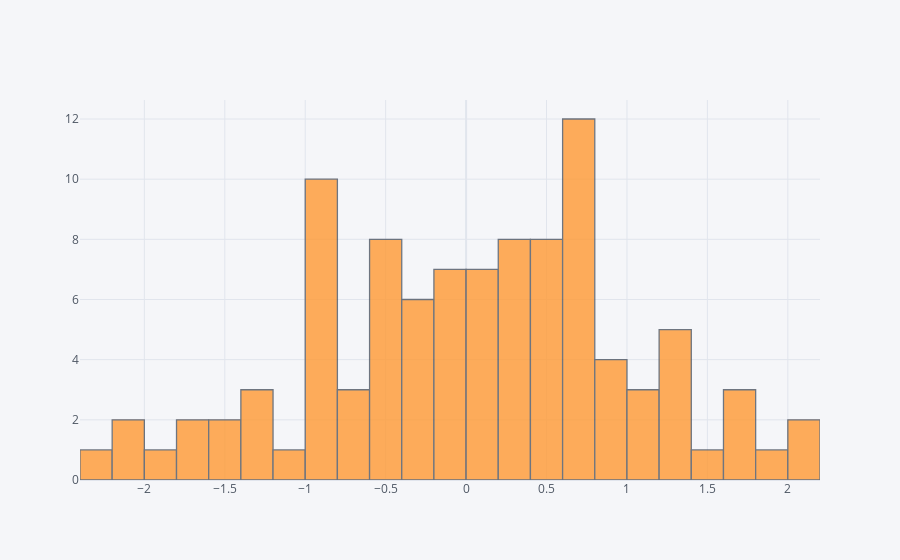

The cell this chart's notebook holds for it:
### Markdown cell above
## histogram

### Code cell
df['A'].iplot(kind='hist',bins=25)

### Figure 1 — Plotly figure (JSON) as saved in the notebook; plotly's stock layout.template omitted (floating-point values rounded to 4 significant figures)
{"data": [{"histfunc": "count", "histnorm": "", "marker": {"color": "rgba(255, 153, 51, 1.0)", "line": {"color": "#4D5663", "width": 1.3}}, "name": "A", "nbinsx": 25, "opacity": 0.8, "orientation": "v", "type": "histogram", "x": [0.5812, 0.6512, -0.8044, -1.54, -0.3912, 0.893, -2.075, -0.9038, -0.4334, 2.019, 1.249, 0.7117, 1.81, 0.899, 0.4581, -0.03339, -0.8868, 0.2457, 0.2943, -0.2487, -0.8985, 0.2276, 0.4402, -0.7187, -0.009221, 0.4921, -1.617, 0.4035, 1.091, 0.6052, -0.8538, 0.272, 0.6088, 1.759, -0.2236, -0.5422, -0.4438, 0.4339, 1.161, -0.7521, -0.5257, -1.174, 1.281, 0.6554, 0.01319, -0.4092, 0.2874, -0.9481, 0.6453, -1.264, -0.4698, 0.1779, -0.9037, 0.6301, 0.9234, 1.218, 0.2304, -0.1702, -1.48, -0.8659, 1.056, -0.5516, 0.6859, -1.278, -0.8176, 0.1791, 1.59, 0.6697, 0.2751, -0.3075, 0.1744, 1.24, 0.1108, -0.09649, -0.6437, 1.718, 1.791, -0.06991, -2.136, 0.4752, -0.2718, 0.7994, -0.2028, -0.07295, -0.1165, 1.228, -1.795, 0.1087, -2.324, 0.3823, 0.6048, 0.002011, 0.9873, 2.083, -1.326, 0.6613, 0.569, -0.8373, -0.4889, -1.873]}], "layout": {"autosize": true, "barmode": "overlay", "legend": {"bgcolor": "#F5F6F9", "font": {"color": "#4D5663"}}, "paper_bgcolor": "#F5F6F9", "plot_bgcolor": "#F5F6F9", "title": {"font": {"color": "#4D5663"}}, "xaxis": {"autorange": true, "gridcolor": "#E1E5ED", "range": [-2.4, 2.2], "showgrid": true, "tickfont": {"color": "#4D5663"}, "title": {"font": {"color": "#4D5663"}, "text": ""}, "type": "linear", "zerolinecolor": "#E1E5ED"}, "yaxis": {"autorange": true, "gridcolor": "#E1E5ED", "range": [0, 12.63], "showgrid": true, "tickfont": {"color": "#4D5663"}, "title": {"font": {"color": "#4D5663"}, "text": ""}, "zerolinecolor": "#E1E5ED"}}}
